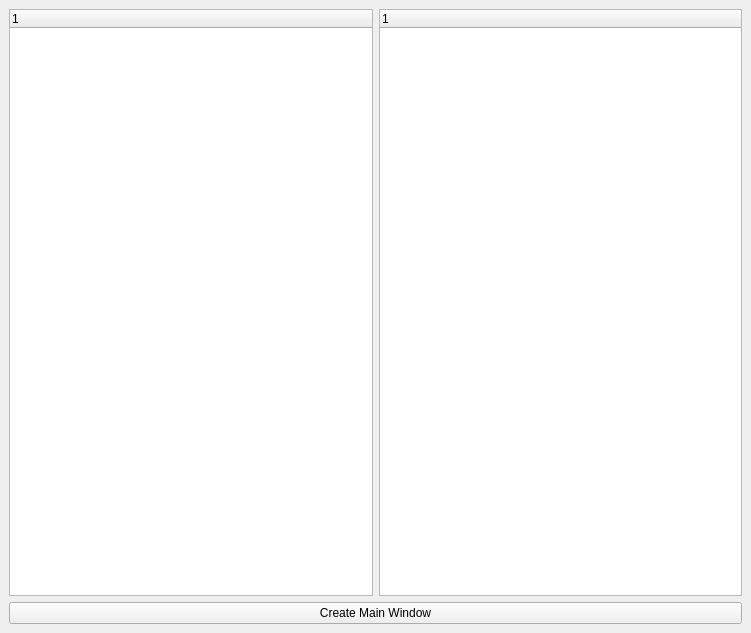
<?xml version="1.0" encoding="UTF-8"?>
<ui version="4.0">
 <class>CreateMainViewWindow</class>
 <widget class="QMainWindow" name="CreateMainViewWindow">
  <property name="geometry">
   <rect>
    <x>0</x>
    <y>0</y>
    <width>751</width>
    <height>633</height>
   </rect>
  </property>
  <property name="windowTitle">
   <string>Create Main Window</string>
  </property>
  <widget class="QWidget" name="centralwidget">
   <layout class="QVBoxLayout" name="verticalLayout">
    <item>
     <layout class="QHBoxLayout" name="horizontalLayout">
      <property name="spacing">
       <number>6</number>
      </property>
      <property name="sizeConstraint">
       <enum>QLayout::SetDefaultConstraint</enum>
      </property>
      <property name="topMargin">
       <number>0</number>
      </property>
      <item>
       <widget class="QTreeWidget" name="configFlagsListTreeWidget">
        <property name="alternatingRowColors">
         <bool>true</bool>
        </property>
       </widget>
      </item>
      <item>
       <widget class="QTreeWidget" name="autoHideFlagsListTreeWidget">
        <property name="alternatingRowColors">
         <bool>true</bool>
        </property>
       </widget>
      </item>
     </layout>
    </item>
    <item>
     <widget class="QPushButton" name="createMainWindowPushButton">
      <property name="text">
       <string>Create Main Window</string>
      </property>
     </widget>
    </item>
   </layout>
  </widget>
 </widget>
 <resources/>
 <connections/>
</ui>
